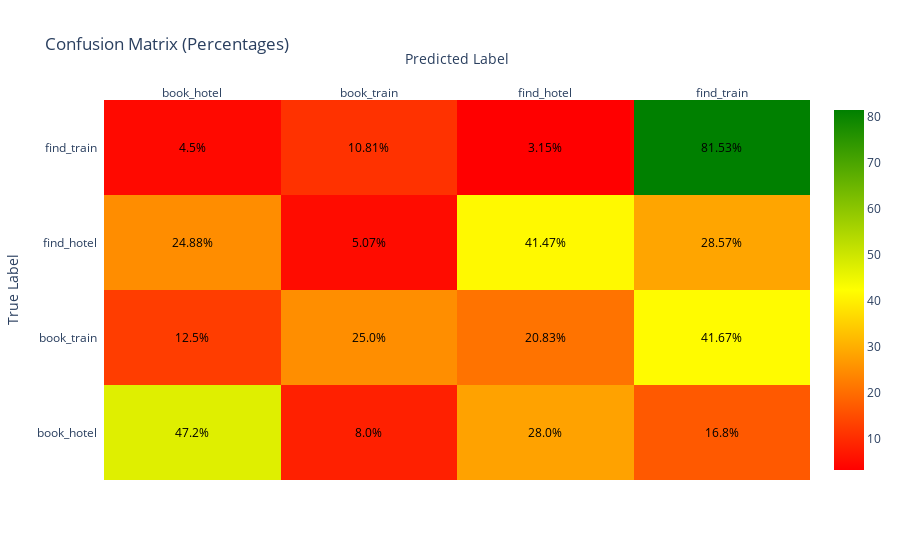

The cell this chart's notebook holds for it:
### Code cell
conf_matrix = confusion_matrix(intents_test, y_test_pred)

# Normalize the confusion matrix to show percentages
conf_matrix_normalized = conf_matrix.astype('float') / conf_matrix.sum(axis=1)[:, np.newaxis]
conf_matrix_percentage = conf_matrix_normalized * 100  # Convert fractions to percentages

labels = sorted(set(intents_test))

annotations = np.around(conf_matrix_percentage, decimals=2).astype(str)
annotations = np.char.add(annotations, '%')

# Custom colorscale
red_to_green_colorscale = [
    [0.0, 'red'],  # red for 0%
    [0.5, 'yellow'],  # yellow for 50%
    [1.0, 'green']  # green for 100%
]

# Heatmap
fig = ff.create_annotated_heatmap(
    z=conf_matrix_percentage, 
    x=labels, 
    y=labels.sort(reverse=True), 
    colorscale=red_to_green_colorscale, 
    annotation_text=annotations,
    showscale=True
)


fig.update_layout(
    title='Confusion Matrix (Percentages)',
    xaxis=dict(title='Predicted Label'),
    yaxis=dict(title='True Label')
)

fig.show()

### Figure 1 — Plotly figure (JSON) as saved in the notebook; plotly's stock layout.template omitted (floating-point values rounded to 4 significant figures)
{"data": [{"colorscale": [[0, "red"], [0.5, "yellow"], [1, "green"]], "reversescale": false, "showscale": true, "type": "heatmap", "x": ["book_hotel", "book_train", "find_hotel", "find_train"], "y": ["book_hotel", "book_train", "find_hotel", "find_train"], "z": [[47.2, 8, 28.0, 16.8], [12.5, 25, 20.83, 41.67], [24.88, 5.069, 41.47, 28.57], [4.505, 10.81, 3.153, 81.53]]}], "layout": {"annotations": [{"font": {"color": "#000000"}, "showarrow": false, "text": "47.2%", "x": "book_hotel", "xref": "x", "y": "book_hotel", "yref": "y"}, {"font": {"color": "#000000"}, "showarrow": false, "text": "8.0%", "x": "book_train", "xref": "x", "y": "book_hotel", "yref": "y"}, {"font": {"color": "#000000"}, "showarrow": false, "text": "28.0%", "x": "find_hotel", "xref": "x", "y": "book_hotel", "yref": "y"}, {"font": {"color": "#000000"}, "showarrow": false, "text": "16.8%", "x": "find_train", "xref": "x", "y": "book_hotel", "yref": "y"}, {"font": {"color": "#000000"}, "showarrow": false, "text": "12.5%", "x": "book_hotel", "xref": "x", "y": "book_train", "yref": "y"}, {"font": {"color": "#000000"}, "showarrow": false, "text": "25.0%", "x": "book_train", "xref": "x", "y": "book_train", "yref": "y"}, {"font": {"color": "#000000"}, "showarrow": false, "text": "20.83%", "x": "find_hotel", "xref": "x", "y": "book_train", "yref": "y"}, {"font": {"color": "#000000"}, "showarrow": false, "text": "41.67%", "x": "find_train", "xref": "x", "y": "book_train", "yref": "y"}, {"font": {"color": "#000000"}, "showarrow": false, "text": "24.88%", "x": "book_hotel", "xref": "x", "y": "find_hotel", "yref": "y"}, {"font": {"color": "#000000"}, "showarrow": false, "text": "5.07%", "x": "book_train", "xref": "x", "y": "find_hotel", "yref": "y"}, {"font": {"color": "#000000"}, "showarrow": false, "text": "41.47%", "x": "find_hotel", "xref": "x", "y": "find_hotel", "yref": "y"}, {"font": {"color": "#000000"}, "showarrow": false, "text": "28.57%", "x": "find_train", "xref": "x", "y": "find_hotel", "yref": "y"}, {"font": {"color": "#000000"}, "showarrow": false, "text": "4.5%", "x": "book_hotel", "xref": "x", "y": "find_train", "yref": "y"}, {"font": {"color": "#000000"}, "showarrow": false, "text": "10.81%", "x": "book_train", "xref": "x", "y": "find_train", "yref": "y"}, {"font": {"color": "#000000"}, "showarrow": false, "text": "3.15%", "x": "find_hotel", "xref": "x", "y": "find_train", "yref": "y"}, {"font": {"color": "#000000"}, "showarrow": false, "text": "81.53%", "x": "find_train", "xref": "x", "y": "find_train", "yref": "y"}], "title": {"text": "Confusion Matrix (Percentages)"}, "xaxis": {"dtick": 1, "gridcolor": "rgb(0, 0, 0)", "side": "top", "ticks": "", "title": {"text": "Predicted Label"}}, "yaxis": {"dtick": 1, "ticks": "", "ticksuffix": "  ", "title": {"text": "True Label"}}}}
